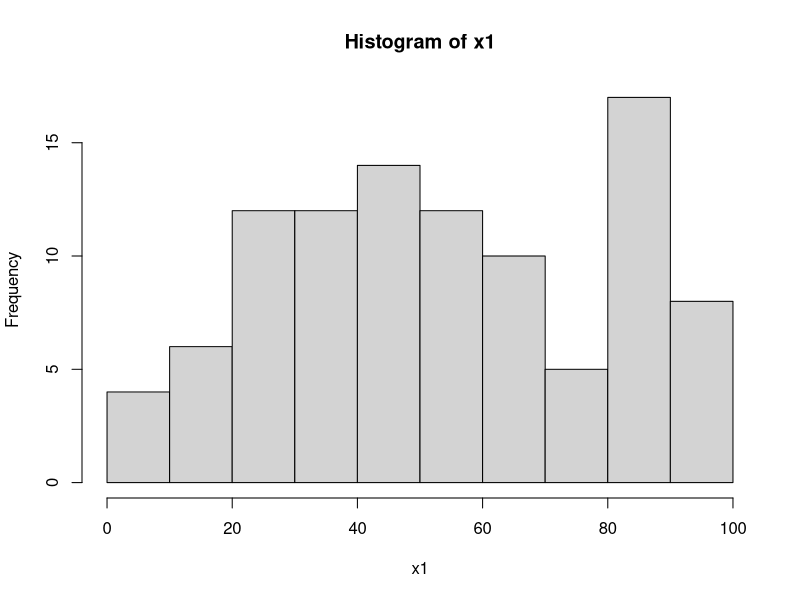
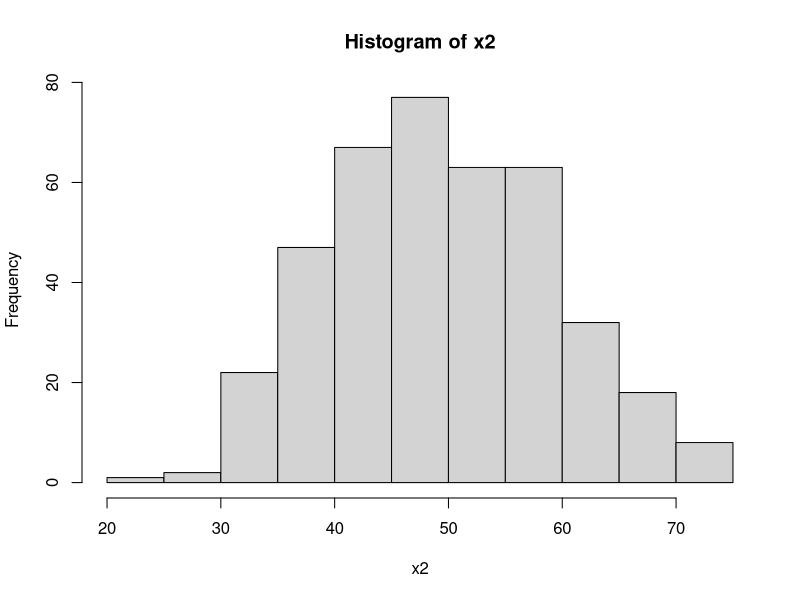

The R source for these figures, in order: (Note: this script raises an error after producing the figures.)
x1 <- runif(100, min = 0, max = 100)
hist(x1)

x2 <- rnorm(400, mean = 50, sd = 10)
hist(x2)

EnvList[[1]]$temperature

x3 <- lapply(EnvList, function(x){return(x$temperature) })
x4 <- unlist(x3)
hist(x4)

x5 <- lapply(EnvList, function(x){return(x$nutrients) })
x6 <- unlist(x5)
hist(x6)


library(ggplot2)
qplot(x4, geom="histogram", xlab = 'number of organismis in one environment', main = 'Organism Growth', binwidth = 0.5) + theme(plot.title = element_text(hjust = 0.5))

########
x <- seq(0, 100, by = .1)

# Choose the mean as 2.5 and standard deviation as 0.5.
y <- dnorm(x, mean = 50, sd = 20)

plot(x,y)



gaussie <- function(x, mw, sd) {
  y = (1/(sd*sqrt(2*pi)))*exp(-((x-mw)^2/sd^2))
  return(y)
}

x = 50
mw = 50
sd = 10

gaussie(x, mw, sd)


log_func <- function(k) {
  c = 0.1
  d = 0.25
  mw = 40
  maxgrowth = 2
  y = maxgrowth/(1+c*exp(-(k-mw)*d))
  return(y)
}

xx <- seq(0,60, 0.01)
yy <- sapply(xx, log_func)
plot(xx, yy)


# vector of probabilities
pnorm(c(60,65), mean=72, sd=15.2, lower.tail=TRUE) 

#nested lists
l <- list(list(1:3), list(5:8))             
str(l)
l[[1]] <- c(l[[1]], list(100:103))
str(l)
l[[1]][[1]]
l[[1]][[2]]
l[[1]][[1]][[2]]

#nested R6 lists
OrgList <- list()

for (j in 1:10 ) {
  OrgList[[j]] <- list(EvoOrganism$new(tempOpt = 20, nutrientMin = 20, orgCount = 1))
}
OrgList[[1]] <- c(OrgList[[1]], list(EvoOrganism$new(tempOpt = 30, nutrientMin = 30, orgCount = 1)))
OrgList[[1]] 
OrgList[[1]][[1]]
OrgList[[1]][[2]]
